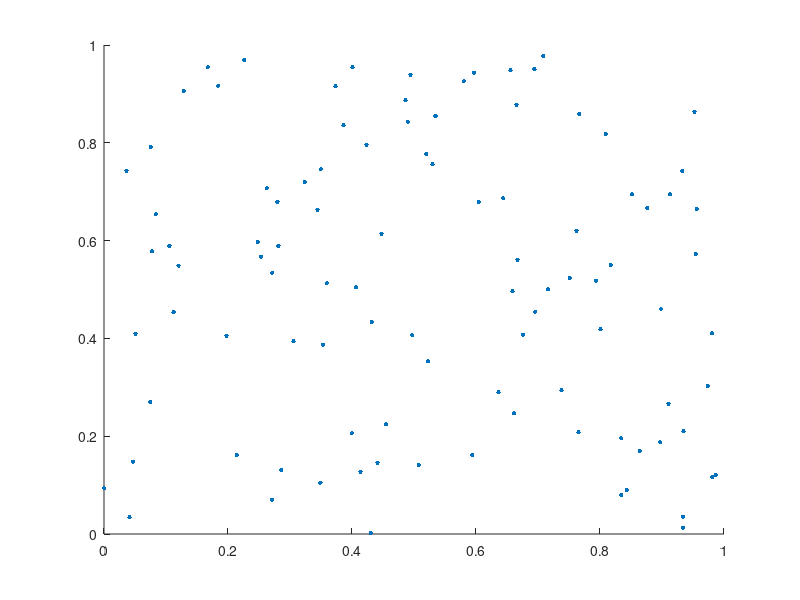
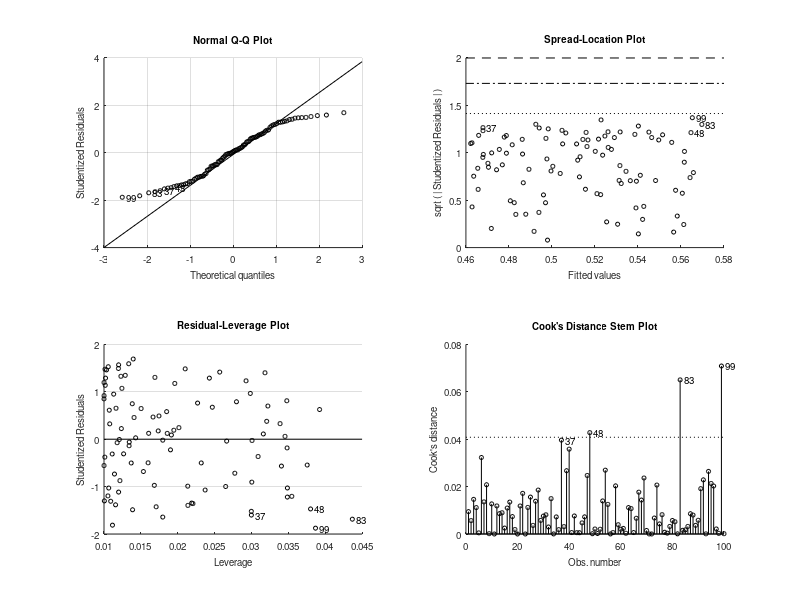

Here is the MATLAB script that generated these plots, in order: (Note: this script raises an error after producing the figures.)
%% This m-file is to plot variables in dataset.mat and fit a linear regression model

rand_x=rand(100,1);%random data
rand_y=rand(100,1);%random data

sz=100;%marker size
figure('Color',[1 1 1])%figure with white background instead of grey
scatter(rand_x,rand_y,sz,'.k')%scatter plot
mdl=fitlm(rand_x,rand_y);%model
hold %hold data on plot so it doesn't overwrite
plot(mdl,'Marker','none')%plot the model data 
xlabel('data (a.u.)')
ylabel('data (a.u.)')
title('Random Data')
% xlim([0 1]);
% ylim([3 7]);
x=xlim;
y=ylim;
txt=['R^2 =' num2str(mdl.Rsquared.Adjusted,'%4.3f')];%puts text in plot with adjusted r^2
text((x(1,1)+((x(1,2)-x(1,1))*0.05)),(y(1,2)-((y(1,2)-y(1,1))*0.05)),txt);
legend('off') 
